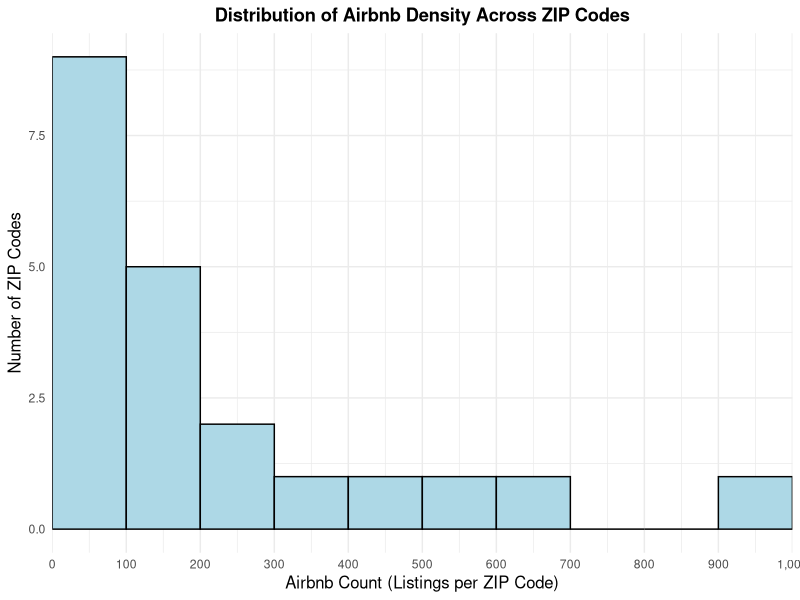

Write R code to recreate this figure.
library(ggplot2)

# Read the data
merged_data <- read.csv("merged.csv")

# Create the histogram plot object
histogram_plot <- ggplot(merged_data, aes(x = airbnb_count)) +
  
  # FIX: Add boundary = 0 to align bin edges with tick breaks
  geom_histogram(
    binwidth = 100,
    boundary = 0, # <-- This aligns the bin edges with the tick marks
    fill = "lightblue",
    color = "black"
  ) +
  
  # Set explicit breaks for clear alignment and readability
  scale_x_continuous(
    breaks = seq(0, 1000, by = 100), 
    labels = scales::comma,
    expand = c(0, 0) # Ensures bars start exactly at 0
  ) +
  
  # Set titles and labels
  labs(
    title = "Distribution of Airbnb Density Across ZIP Codes",
    x = "Airbnb Count (Listings per ZIP Code)",
    y = "Number of ZIP Codes"
  ) +
  
  # Use a clean theme
  theme_minimal() +
  theme(
    plot.title = element_text(hjust = 0.5, face = "bold"),
    axis.title = element_text(size = 12)
  )

# Save the plot as a PNG file
ggsave(
  filename = "Question 3 Histogram.png",
  plot = histogram_plot,
  width = 8,
  height = 6,
  units = "in"
)